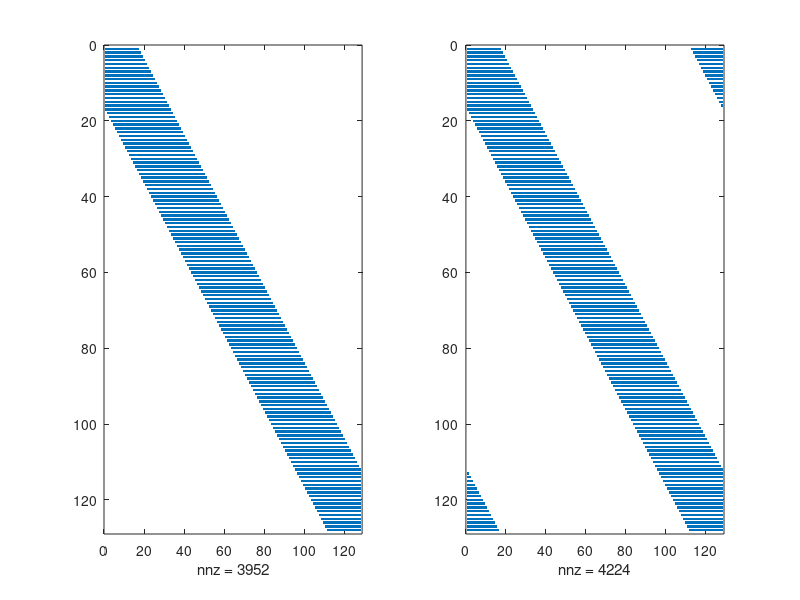

Write the MATLAB code that produced this figure.
p = [1;1;1];
for iii = 1:4
    p = conv(p,p);
end
p = p/sum(p);

nu = (length(p)-1)/2;
n = 128

A = convmtx(p,n);
A = A((nu+1):(end-nu),:);

p_temp = zeros(1,n); 
B = zeros(n); 
p_temp(1:nu+1) = p(nu+1:end);
p_temp(end-(nu-1):end) = p(1:nu);
for jj = 1:n
    B(jj,:) = p_temp(1:n);
    p_temp = circshift(p_temp,1); 
end

figure(1)
subplot(121)
spy(A)
subplot(122)
spy(B)

svd(A)
svd(B)